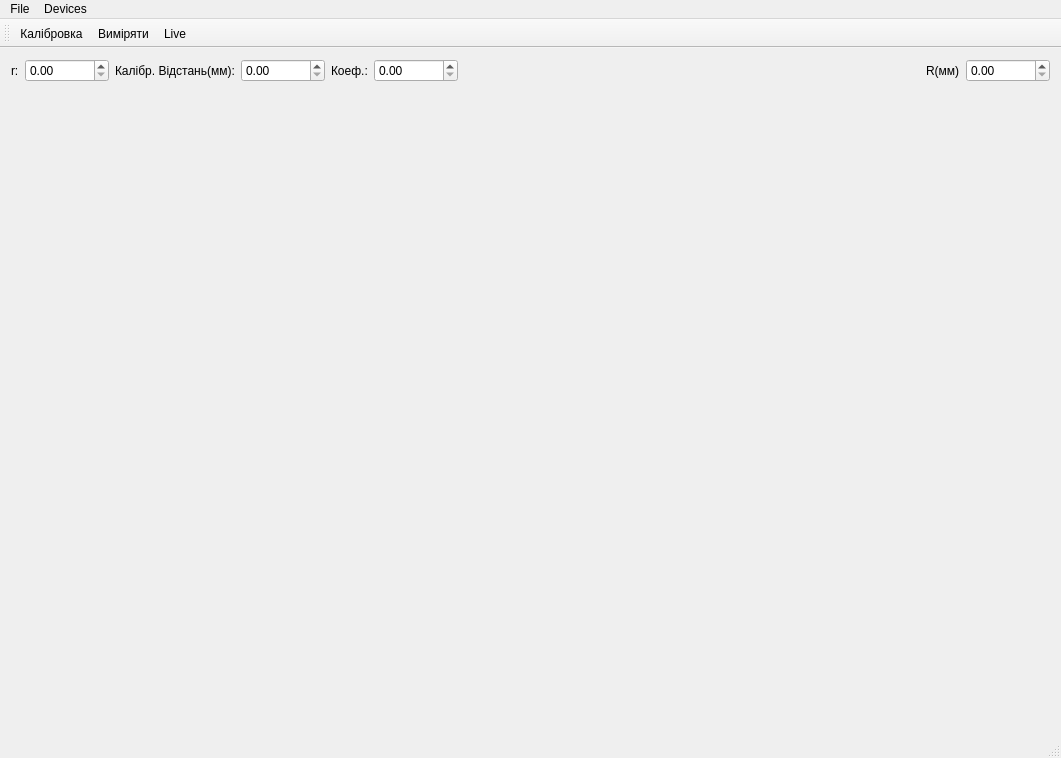
<?xml version="1.0" encoding="UTF-8"?>
<ui version="4.0">
 <class>QFaraCam</class>
 <widget class="QMainWindow" name="QFaraCam">
  <property name="geometry">
   <rect>
    <x>0</x>
    <y>0</y>
    <width>1061</width>
    <height>758</height>
   </rect>
  </property>
  <property name="windowTitle">
   <string>Camera</string>
  </property>
  <widget class="QWidget" name="centralwidget">
   <layout class="QGridLayout" name="gridLayout_3">
    <item row="1" column="0" rowspan="3">
     <widget class="QStackedWidget" name="stackedWidget">
      <property name="sizePolicy">
       <sizepolicy hsizetype="Preferred" vsizetype="Preferred">
        <horstretch>1</horstretch>
        <verstretch>0</verstretch>
       </sizepolicy>
      </property>
      <property name="palette">
       <palette>
        <active>
         <colorrole role="Base">
          <brush brushstyle="SolidPattern">
           <color alpha="255">
            <red>255</red>
            <green>255</green>
            <blue>255</blue>
           </color>
          </brush>
         </colorrole>
         <colorrole role="Window">
          <brush brushstyle="SolidPattern">
           <color alpha="255">
            <red>145</red>
            <green>145</green>
            <blue>145</blue>
           </color>
          </brush>
         </colorrole>
        </active>
        <inactive>
         <colorrole role="Base">
          <brush brushstyle="SolidPattern">
           <color alpha="255">
            <red>255</red>
            <green>255</green>
            <blue>255</blue>
           </color>
          </brush>
         </colorrole>
         <colorrole role="Window">
          <brush brushstyle="SolidPattern">
           <color alpha="255">
            <red>145</red>
            <green>145</green>
            <blue>145</blue>
           </color>
          </brush>
         </colorrole>
        </inactive>
        <disabled>
         <colorrole role="Base">
          <brush brushstyle="SolidPattern">
           <color alpha="255">
            <red>145</red>
            <green>145</green>
            <blue>145</blue>
           </color>
          </brush>
         </colorrole>
         <colorrole role="Window">
          <brush brushstyle="SolidPattern">
           <color alpha="255">
            <red>145</red>
            <green>145</green>
            <blue>145</blue>
           </color>
          </brush>
         </colorrole>
        </disabled>
       </palette>
      </property>
      <property name="currentIndex">
       <number>1</number>
      </property>
      <widget class="QWidget" name="viewfinderPage">
       <layout class="QGridLayout" name="gridLayout_5">
        <item row="0" column="0">
         <layout class="QVBoxLayout" name="videoBox"/>
        </item>
       </layout>
      </widget>
      <widget class="QWidget" name="previewPage">
       <layout class="QGridLayout" name="gridLayout_4">
        <item row="0" column="0">
         <layout class="QGridLayout" name="draw_container"/>
        </item>
       </layout>
      </widget>
     </widget>
    </item>
    <item row="0" column="0" colspan="2">
     <layout class="QHBoxLayout" name="horizontalLayout">
      <item>
       <widget class="QLabel" name="label_2">
        <property name="sizePolicy">
         <sizepolicy hsizetype="Minimum" vsizetype="Preferred">
          <horstretch>0</horstretch>
          <verstretch>0</verstretch>
         </sizepolicy>
        </property>
        <property name="maximumSize">
         <size>
          <width>30</width>
          <height>16777215</height>
         </size>
        </property>
        <property name="text">
         <string>r:</string>
        </property>
       </widget>
      </item>
      <item>
       <widget class="QDoubleSpinBox" name="spin_r">
        <property name="maximum">
         <double>99990000.000000000000000</double>
        </property>
       </widget>
      </item>
      <item>
       <widget class="QLabel" name="label_3">
        <property name="sizePolicy">
         <sizepolicy hsizetype="Minimum" vsizetype="Preferred">
          <horstretch>0</horstretch>
          <verstretch>0</verstretch>
         </sizepolicy>
        </property>
        <property name="text">
         <string>Калібр. Відстань(мм):</string>
        </property>
       </widget>
      </item>
      <item>
       <widget class="QDoubleSpinBox" name="calibr_length">
        <property name="maximum">
         <double>99990000.000000000000000</double>
        </property>
       </widget>
      </item>
      <item>
       <widget class="QLabel" name="label_4">
        <property name="text">
         <string>Коеф.:</string>
        </property>
       </widget>
      </item>
      <item>
       <widget class="QDoubleSpinBox" name="calibr_coef">
        <property name="maximum">
         <double>99990000.000000000000000</double>
        </property>
       </widget>
      </item>
      <item>
       <spacer name="horizontalSpacer">
        <property name="orientation">
         <enum>Qt::Horizontal</enum>
        </property>
        <property name="sizeHint" stdset="0">
         <size>
          <width>40</width>
          <height>20</height>
         </size>
        </property>
       </spacer>
      </item>
      <item>
       <widget class="QLabel" name="label_5">
        <property name="text">
         <string>R(мм)</string>
        </property>
       </widget>
      </item>
      <item>
       <widget class="QDoubleSpinBox" name="real_len">
        <property name="maximum">
         <double>99990000.000000000000000</double>
        </property>
       </widget>
      </item>
     </layout>
    </item>
   </layout>
  </widget>
  <widget class="QMenuBar" name="menubar">
   <property name="geometry">
    <rect>
     <x>0</x>
     <y>0</y>
     <width>1061</width>
     <height>32</height>
    </rect>
   </property>
   <widget class="QMenu" name="menuFile">
    <property name="title">
     <string>File</string>
    </property>
    <addaction name="actionStartCamera"/>
    <addaction name="actionStopCamera"/>
    <addaction name="separator"/>
    <addaction name="actionSettings"/>
    <addaction name="separator"/>
    <addaction name="actionExit"/>
    <addaction name="actionSave"/>
    <addaction name="actionOpen"/>
   </widget>
   <widget class="QMenu" name="menuDevices">
    <property name="title">
     <string>Devices</string>
    </property>
   </widget>
   <addaction name="menuFile"/>
   <addaction name="menuDevices"/>
  </widget>
  <widget class="QStatusBar" name="statusbar"/>
  <widget class="QToolBar" name="toolBar">
   <property name="windowTitle">
    <string>toolBar</string>
   </property>
   <attribute name="toolBarArea">
    <enum>TopToolBarArea</enum>
   </attribute>
   <attribute name="toolBarBreak">
    <bool>false</bool>
   </attribute>
   <addaction name="action_calibr"/>
   <addaction name="action_measure"/>
   <addaction name="action_live"/>
  </widget>
  <action name="actionExit">
   <property name="text">
    <string>Exit</string>
   </property>
  </action>
  <action name="actionStartCamera">
   <property name="text">
    <string>Start Camera</string>
   </property>
  </action>
  <action name="actionStopCamera">
   <property name="text">
    <string>Stop Camera</string>
   </property>
  </action>
  <action name="actionSettings">
   <property name="text">
    <string>Settings</string>
   </property>
  </action>
  <action name="action_calibr">
   <property name="icon">
    <iconset theme="calibrate">
     <normaloff>.</normaloff>.</iconset>
   </property>
   <property name="text">
    <string>Калібровка</string>
   </property>
   <property name="toolTip">
    <string>Калібровка</string>
   </property>
  </action>
  <action name="action_measure">
   <property name="icon">
    <iconset theme="add">
     <normaloff>.</normaloff>.</iconset>
   </property>
   <property name="text">
    <string>Виміряти</string>
   </property>
   <property name="toolTip">
    <string>Виміряти</string>
   </property>
  </action>
  <action name="action_live">
   <property name="icon">
    <iconset theme="video">
     <normaloff>.</normaloff>.</iconset>
   </property>
   <property name="text">
    <string>Live</string>
   </property>
   <property name="toolTip">
    <string>Live</string>
   </property>
  </action>
  <action name="actionSave">
   <property name="text">
    <string>Save</string>
   </property>
  </action>
  <action name="actionOpen">
   <property name="text">
    <string>Open Image</string>
   </property>
  </action>
 </widget>
 <layoutdefault spacing="6" margin="11"/>
 <resources/>
 <connections/>
 <slots>
  <slot>record()</slot>
  <slot>pause()</slot>
  <slot>stop()</slot>
  <slot>enablePreview(bool)</slot>
  <slot>configureCaptureSettings()</slot>
  <slot>takeImage()</slot>
  <slot>startCamera()</slot>
  <slot>toggleLock()</slot>
  <slot>setMuted(bool)</slot>
  <slot>stopCamera()</slot>
  <slot>setExposureCompensation(int)</slot>
 </slots>
</ui>
